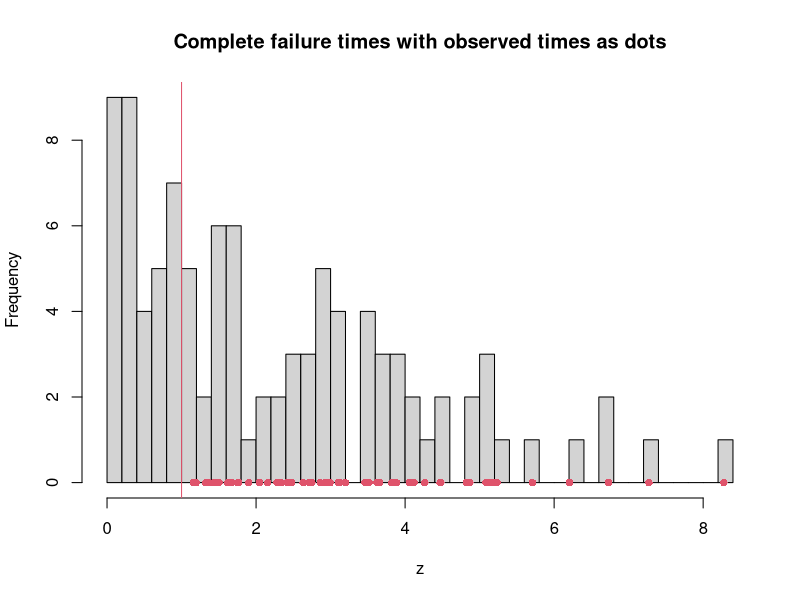

Recreate this plot in R.
################################################
## EM Algorithm for the Censored exponential data
################################################

# First we will simulate data
set.seed(10)
n <- 100
lam <- .45
z <- rexp(n, rate = lam)
T <- 1  

# Observed
obs.z <- z[(z > T)]
m <- n - length(obs.z) # to find m
hist(z, breaks = 30, main = "Complete failure times with observed times as dots")  
points(obs.z,rep(0, length(obs.z)), col = 2, pch = 16)  
abline(v = 1, col = 2)



# EM Algorithm
diff <- 100
tol <- 1e-5
iter <- 0
current <- 1/mean(obs.z)  # good starting values
lam.k <- current
store.z <- T
while(diff > tol)
{
  iter <- iter + 1
  # E-step
   Estep <- 1/current - T*exp(-current * T)/(1 - exp(-current * T))
   
   # Storing Zs
  store.z <- c(store.z, Estep)
  
  #Update
  update <- n/(sum(obs.z) + m*Estep)
  
  diff <- abs(current - update)
  current <- update
  lam.k <- c(lam.k, update)
}

current
(false.mle <- (n-m)/sum(obs.z))  # MLE if you ignore the Es (bad MLE)

# Estimate of Z_i not observed
(Z_unobs <- 1/current - T*exp(-current * T)/(1 - exp(-current * T)))



################################################
## Monte Carlo EM Algorithm for the 
## Censored exponential data
################################################
set.seed(1)
#function draws from truncated exponential
trexp <- function(nsim, T, lambda)
{
  count <- 1
  samp <- numeric(length = nsim)
  while(count < nsim)
  {
    draw <- rexp(1, rate = lambda)
    if(draw <= T)
    {
      samp[count] <-  draw
      count <- count + 1
    } else{
      next
    }
  }
  return(samp)
}

diff <- 100
tol <- 1e-5
iter <- 0
current <- 2
lam.k <- current
store.z <- T
mc.size <- 100  # Monte Carlo size
while(diff > tol)
{
  iter <- iter + 1
  
  # E-step with Monte Carlo
  
  trunExp.samples <- trexp(nsim = mc.size, T = T, lambda = current)
  Estep <- mean(trunExp.samples)
  #Estep <- 1/current - T*exp(-current * T)/(1 - exp(-current * T))
  
  # Storing Zs
  store.z <- c(store.z, Estep)
  
  #Update
  update <- n/(sum(obs.z) + m*Estep)
  
  diff <- abs(current - update)
  current <- update
  lam.k <- c(lam.k, update)
}

current




################################################
## Monte CarloEM Algorithm for the 
## Censored exponential data with larger MC size
################################################

diff <- 100
tol <- 1e-5
iter <- 0
current <- 2
lam.k <- current
store.z <- T
mc.size <- 1000  # Monte Carlo size
while(diff > tol)
{
  iter <- iter + 1
  
  # E-step with Monte Carlo
  
  trunExp.samples <- trexp(nsim = mc.size, T = T, lambda = current)
  Estep <- mean(trunExp.samples)
  #Estep <- 1/current - T*exp(-current * T)/(1 - exp(-current * T))
  
  # Storing Zs
  store.z <- c(store.z, Estep)
  
  #Update
  update <- n/(sum(obs.z) + m*Estep)
  
  diff <- abs(current - update)
  current <- update
  lam.k <- c(lam.k, update)
}

current
